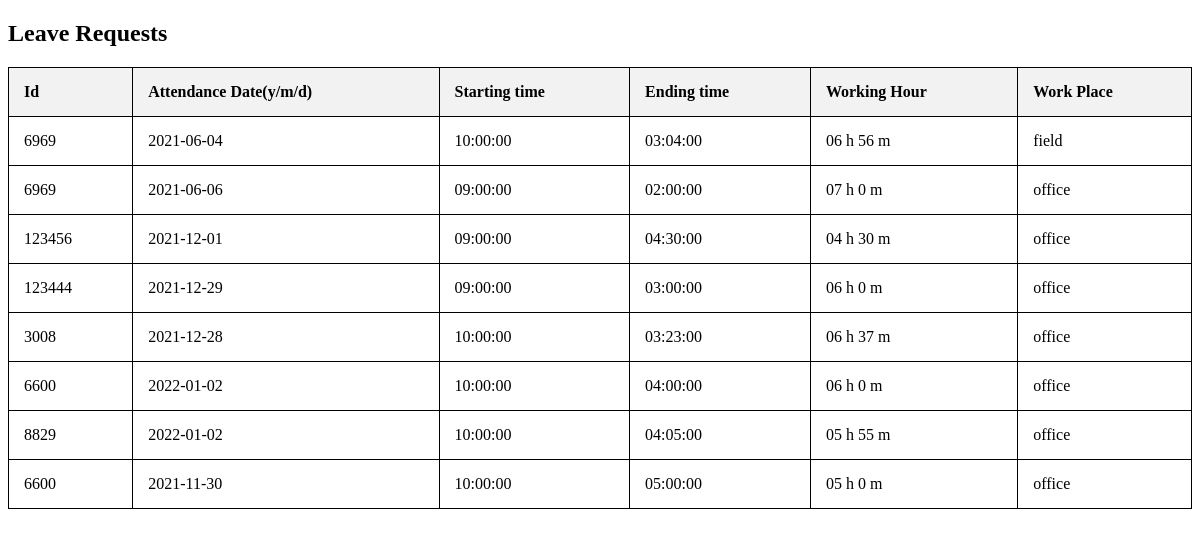
The page /viewattendence.php on the database as committed earlier.
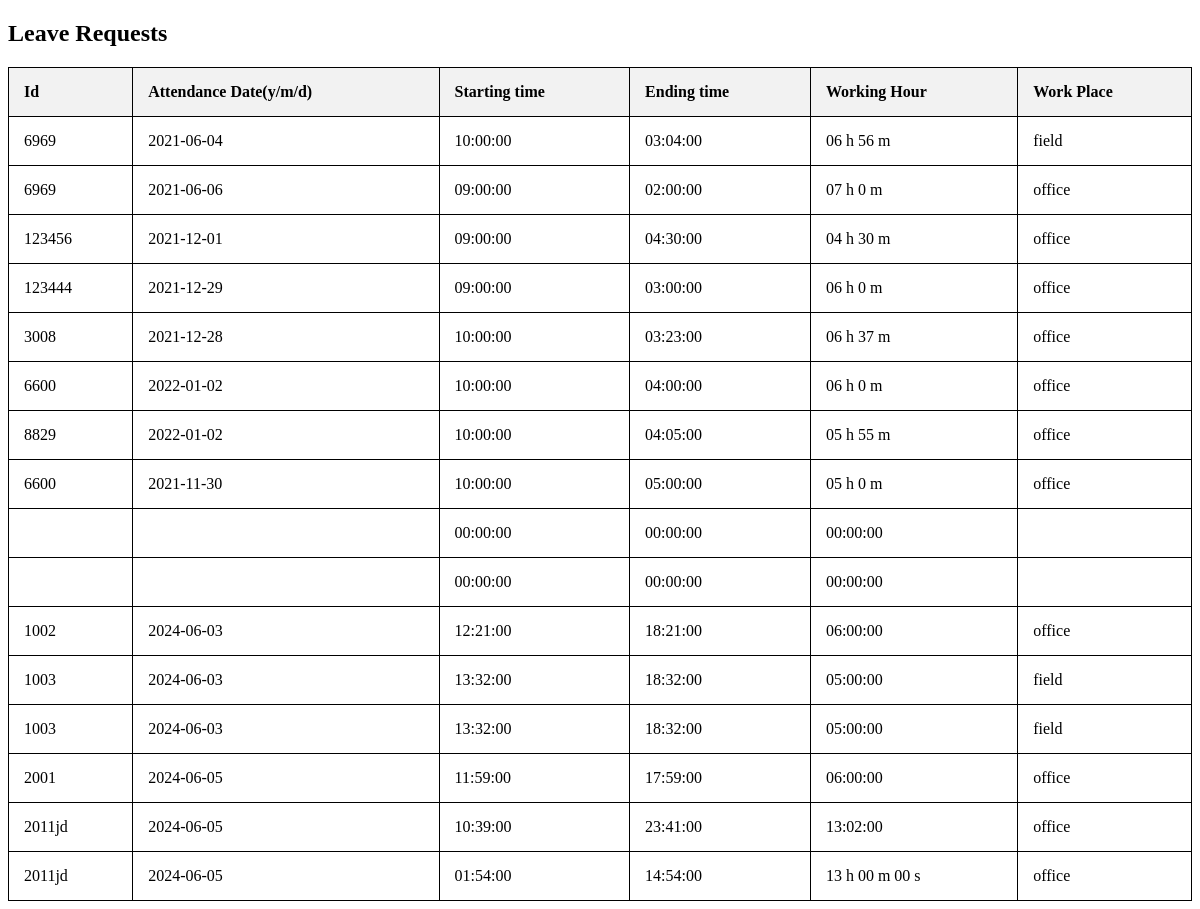
The same page on the database as committed later.
### tables this page shows
CREATE TABLE `attendance` (
  `id` int(14) NOT NULL,
  `emp_id` varchar(64) DEFAULT NULL,
  `atten_date` varchar(64) DEFAULT NULL,
  `signin_time` time DEFAULT NULL,
  `signout_time` time DEFAULT NULL,
  `working_hour` varchar(64) DEFAULT NULL,
  `place` varchar(255) NOT NULL
);

### viewattendence.php (the view, shortened to what this page needs)
<?php
$servername = "localhost";
$username = "root";
$password = "";
$dbname = "hr_management";
$conn = new mysqli($servername, $username, $password, $dbname);
$sql = "SELECT * FROM attendance";
$result = $conn->query($sql);
?>
<!DOCTYPE html>
<html lang="en">
<head>
</head>
<body>
    <h2>Leave Requests</h2>
    <table>
        <tr>
            <th>Id</th>
            <th>Attendance Date(y/m/d)</th>
            <th>Starting time</th>
            <th>Ending time</th>
            <th>Working Hour</th>
            <th>Work Place</th>
        </tr>
        <?php
        if ($result->num_rows > 0) {
            while($row = $result->fetch_assoc()) {
                echo "<tr>";
                echo "<td>" . $row["emp_id"] . "</td>";
                echo "<td>" . $row["atten_date"] . "</td>";
                echo "<td>" . $row["signin_time"] . "</td>";
                echo "<td>" . $row["signout_time"] . "</td>";
                echo "<td>" . $row["working_hour"] . "</td>";
                echo "<td>" . $row["place"] . "</td>";
                echo "</tr>";
            }
        } else {
            echo "<tr><td colspan='9'>No leave requests found</td></tr>";
        }
        ?>
    </table>
</body>
</html>

### viewattendence.php (style rules this page uses)
table { width: 100%; border-collapse: collapse; }
table, th, td { border: 1px solid black; }
th, td { padding: 15px; text-align: left; }
th { background-color: #f2f2f2; }

Rows that differ between the two databases and show on the page:
added attendance: signin_time "00:00:00", signout_time "00:00:00", working_hour "00:00:00"
added attendance: signin_time "00:00:00", signout_time "00:00:00", working_hour "00:00:00"
added attendance: emp "1002", atten_date "2024-06-03", signin_time "12:21:00", signout_time "18:21:00", working_hour "06:00:00", place "office"
added attendance: emp "1003", atten_date "2024-06-03", signin_time "13:32:00", signout_time "18:32:00", working_hour "05:00:00", place "field"
added attendance: emp "1003", atten_date "2024-06-03", signin_time "13:32:00", signout_time "18:32:00", working_hour "05:00:00", place "field"
added attendance: emp "2001", atten_date "2024-06-05", signin_time "11:59:00", signout_time "17:59:00", working_hour "06:00:00", place "office"
added attendance: emp "2011jd", atten_date "2024-06-05", signin_time "10:39:00", signout_time "23:41:00", working_hour "13:02:00", place "office"
added attendance: emp "2011jd", atten_date "2024-06-05", signin_time "01:54:00", signout_time "14:54:00", working_hour "13 h 00 m 00 s", place "office"
